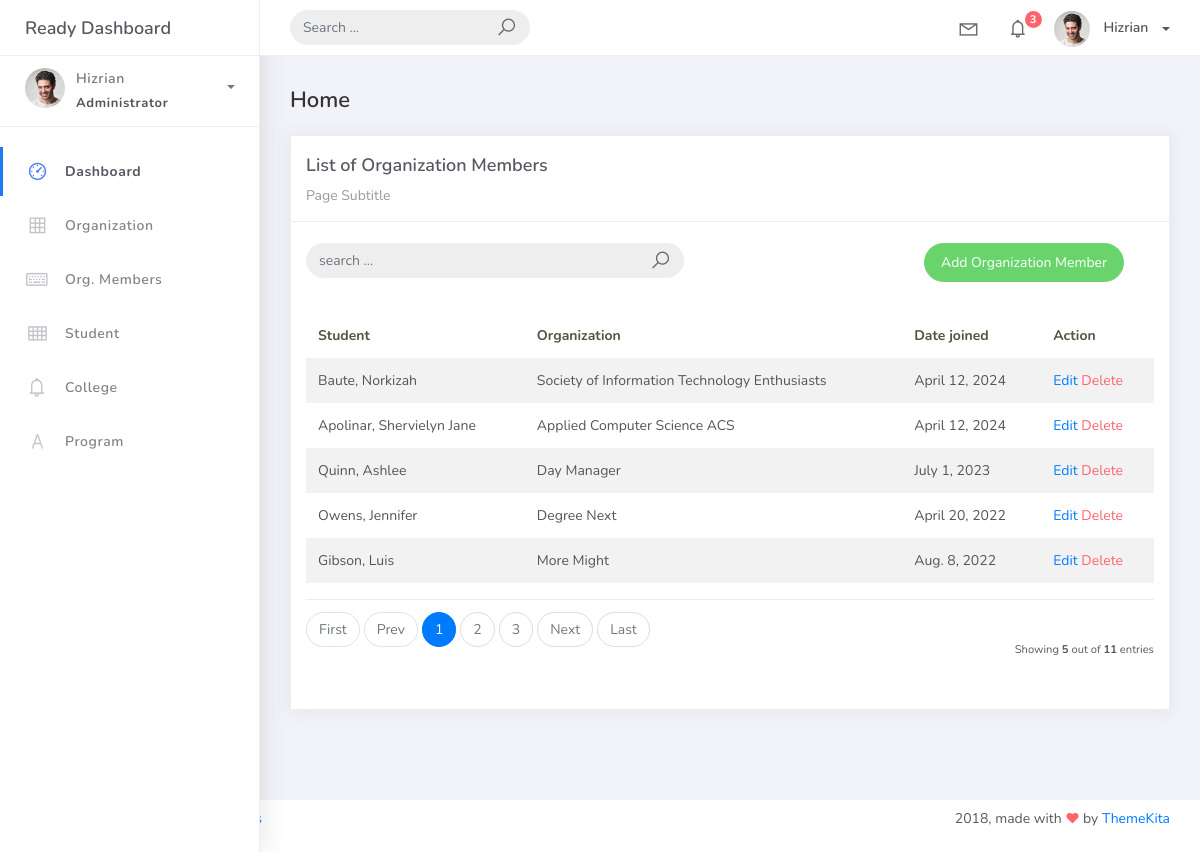
/organization_mem_list, run on the app's committed database.
### studentorg/models.py (models this page shows)
class BaseModel (models.Model):
    created_at = models.DateTimeField(auto_now_add=True, db_index=True)
    updated_at = models.DateTimeField (auto_now=True)
    class Meta:
        abstract = True

class OrgMember (BaseModel):
    student = models.ForeignKey (Student, on_delete=models.CASCADE)
    organization = models.ForeignKey (Organization, on_delete=models.CASCADE)
    date_joined = models.DateField()

class Student(BaseModel):
    student_id = models.CharField (max_length=15)
    lastname = models.CharField (max_length=25)
    firstname = models.CharField (max_length=25)
    middlename = models.CharField (max_length=25, blank=True, null=True)
    program = models.ForeignKey(Program, on_delete=models.CASCADE)
    def __str__(self):
        return f" {self.lastname}, {self.firstname}"

class Organization(BaseModel):
    name = models.CharField(max_length=250)
    college = models.ForeignKey (
        College, null=True, blank=True, on_delete=models.CASCADE)
    description = models.CharField(max_length=500)
    def __str__(self):
        return self.name

### studentorg/views.py (the view, shortened to what this page needs)
# urls.py: path('organization_mem_list', OrganizationMemberList.as_view(), name='organization-mem-list'),
class OrganizationMemberList(ListView):
    model = OrgMember
    context_object_name = 'home'
    template_name = 'org_mem_list.html'
    paginate_by = 5
    def get_queryset(self, *args, **kwargs):
        qs = super(OrganizationMemberList, self).get_queryset(*args, **kwargs)
        return qs

### templates/org_mem_list.html
{% extends 'base.html' %}
{% load static %}
{% block content %}
<div class="content">
    <div class="container-fluid">
        <h4 class="page-title">Home</h4>
        <div class="row">
            <div class="col-md-12">
                <div class="card">
                    <div class="card-header">
                        <div class="card-title">List of Organization Members</div>
                        <div class="card-category">Page Subtitle</div>
                    </div>
                    <br />
                    <div class="col-md-12 row">
                        <div class="col-md-6">
                            <form class="navbar-left navbar-form nav-search mr-md-3" action="{% url 'organization-mem-list' %}">
                                <div class="input-group">
                                    <input type="text" placeholder="search ..." class="form-control" name="q"/>
                                    <div class="input-group-append">
                                        <span class="input-group-text">
                                            <i class="la la-search search-icon"></i>
                                        </span>
                                    </div>
                                </div>
                            </form>
                        </div>
                        <div class="col-md-6">
                            <div class="pull-right">
                                <a href="{% url 'organization-mem-add' %}" class="btn btn-success btn-rounded">Add Organization Member</a>
                            </div>
                        </div>
                    </div>
                    <div class="card-body">
                        <table class="table table-striped mt-3">
                            <thead>
                                <tr>
                                    <th scope="col">Student</th>
                                    <th scope="col">Organization</th>
                                    <th scope="col">Date joined</th>
                                    <th scope="col">Action</th>
                                </tr>
                            </thead>
                            <tbody>
                                {% for object in object_list %}
                                <tr>
                                    <td>{{ object.student }}</td>
                                    <td>{{ object.organization}}</td>
                                    <td>{{ object.date_joined}}</td>
                                    <td>
                                        <a href="organization_mem_list/{{ object.id}}">Edit</a>
                                        <a href="organization_mem_list/{{ object.id }}/delete" class="text-danger">Delete</a>
                                    </td>
                                </tr>
                                {% empty %}
                                <tr>
                                    <td colspan="4" style="text-align: center">
                                    <p class="text-sm font-weight-bold mb-0">No Records Found</p>
                                    </td>
                                </tr>
                                {% endfor %}
                            </tbody>
                        </table>
                        {% include 'includes/pagination.html' %}
                    </div>
                </div>
            </div>
        </div>
    </div>
</div>
{% endblock %}

### templates/base.html (shortened to what this page needs)
{% load static %}
<!DOCTYPE html>
<html>
<head>
	<link rel="stylesheet" href="{% static 'css/bootstrap.min.css' %}">
	<link rel="stylesheet" href="{% static 'css/ready.css' %}">
	<link rel="stylesheet" href="{% static 'css/demo.css' %}">
</head>
<body>
	<div class="wrapper">
		<div class="main-header">
			<div class="logo-header">
				<a href="dashboard.html" class="logo">
					Ready Dashboard
				</a>
			</div>
			<nav class="navbar navbar-header navbar-expand-lg">
				<div class="container-fluid">
					<form class="navbar-left navbar-form nav-search mr-md-3" action="">
						<div class="input-group">
							<input type="text" placeholder="Search ..." class="form-control">
							<div class="input-group-append">
								<span class="input-group-text">
									<i class="la la-search search-icon"></i>
								</span>
							</div>
						</div>
					</form>
					<ul class="navbar-nav topbar-nav ml-md-auto align-items-center">
						<li class="nav-item dropdown hidden-caret">
							<a class="nav-link dropdown-toggle" href="#" id="navbarDropdown" role="button" data-toggle="dropdown" aria-haspopup="true" aria-expanded="false">
								<i class="la la-envelope"></i>
							</a>
						</li>
						<li class="nav-item dropdown hidden-caret">
							<a class="nav-link dropdown-toggle" href="#" id="navbarDropdown" role="button" data-toggle="dropdown" aria-haspopup="true" aria-expanded="false">
								<i class="la la-bell"></i>
								<span class="notification">3</span>
							</a>
						</li>
						<li class="nav-item dropdown">
							<a class="dropdown-toggle profile-pic" data-toggle="dropdown" href="#" aria-expanded="false"> <img src="{% static 'img/profile.jpg' %}" alt="user-img" width="36" class="img-circle">
								<span>Hizrian</span></span> </a>
							</li>
						</ul>
					</div>
				</nav>
			</div>
			<div class="sidebar">
				<div class="scrollbar-inner sidebar-wrapper">
					<div class="user">
						<div class="photo">
							<img src="{% static 'img/profile.jpg' %}">
						</div>
						<div class="info">
							<a class="" data-toggle="collapse" href="#collapseExample" aria-expanded="true">
								<span>
									Hizrian
									<span class="user-level">Administrator</span>
									<span class="caret"></span>
								</span>
							</a>
						</div>
					</div>
					<ul class="nav">
						<li class="nav-item active">
							<a href="{% url 'index' %}">
								<i class="la la-dashboard"></i>
								<p>Dashboard</p>
							</a>
						</li>
						<li class="nav-item">
							<a href="{% url 'organization-list' %}">
								<i class="la la-table"></i>
								<p>Organization</p>
							</a>
						</li>
						<li class="nav-item">
							<a href="{% url 'organization-mem-list' %}">
								<i class="la la-keyboard-o"></i>
								<p>Org. Members</p>
							</a>
						</li>
						<li class="nav-item">
							<a href="{% url 'student-list' %}">
								<i class="la la-th"></i>
								<p>Student</p>
							</a>
						</li>
						<li class="nav-item">
							<a href="{% url 'college-list' %}">
								<i class="la la-bell"></i>
								<p>College</p>
							</a>
						</li>
						<li class="nav-item">
							<a href="{% url 'program-list' %}">
								<i class="la la-font"></i>
								<p>Program</p>
							</a>
						</li>
					</ul>
				</div>
			</div>
			<div class="main-panel">
			    {% block content %}
			    {% endblock %}
			</div>
				<footer class="footer">
					<div class="container-fluid">
						<nav class="pull-left">
							<ul class="nav">
								<li class="nav-item">
									<a class="nav-link" href="http://www.themekita.com">
									</a>
								</li>
								<li class="nav-item">
									<a class="nav-link" href="#">
									</a>
								</li>
								<li class="nav-item">
									<a class="nav-link" href="https://themewagon.com/license/#free-item">
									</a>
								</li>
							</ul>
						</nav>
						<div class="copyright ml-auto">
							2018, made with <i class="la la-heart heart text-danger"></i> by <a href="http://www.themekita.com">ThemeKita</a>
						</div>
					</div>
				</footer>
			</div>
</body>
</html>

### templates/includes/pagination.html (shortened to what this page needs)
{% if is_paginated %}
<div class="card-footer px-0 border-0 d-flex flex-column flex-lg-row align-items-center justify-content-between mt-3">
    <nav aria-label="Topics pagination" class="mb-4">
        <ul class="pagination">
            {% if page_obj.number > 1 %}
            <li class="page-item">
                <a class="page-link" href="?page=1">First</a>
            </li>
            {% else %}
            <li class="page-item disabled">
                <span class="page-link">First</span>
            </li>
            {% endif %} {% if page_obj.has_previous %}
            <li class="page-item">
                <a class="page-link" href="?page={{ page_obj.previous_page_number }}">Prev</a>
            </li>
            {% else %}
            <li class="page-item disabled">
                <span class="page-link">Prev</span>
            </li>
            {% endif %} {% for page_num in paginator.page_range %} {% if page_obj.number == page_num %}
            <li class="page-item active">
                <span class="page-link">
                    {{ page_num }}
                </span>
            </li>
            {% elif page_num > page_obj.number|add:'-3' and page_num < page_obj.number|add:'3' %}
            <li class="page-item">
                <a class="page-link" href="?page={{ page_num }}">{{ page_num }}</a>
            </li>
            {% endif %}
            {% endfor %}
            {% if page_obj.has_next %}
            <li class="page-item">
                <a class="page-link" href="?page={{ page_obj.next_page_number }}">Next</a>
            </li>
            {% else %}
            <li class="page-item disabled">
                <span class="page-link">Next</span>
            </li>
            {% endif %}
            {% if page_obj.number != paginator.num_pages %}
            <li class="page-item">
                <a class="page-link" href="?page={{ paginator.num_pages }}">Last</a>
            </li>
            {% else %}
            <li class="page-item disabled">
                <span class="page-link">Last</span>
            </li>
            {% endif %}
        </ul>
    </nav>
    <div class="fw-normal small mt-4 mt-lg-0">Showing <b>{{ object_list.count }}</b> out of <b>{{ paginator.count }}</b> entries</div>
</div>
{% endif %}

### data on the page
OrgMember: student "Baute, Norkizah", organization "Society of Information Technology Enthusiasts", date_joined "April 12, 2024"
OrgMember: student "Apolinar, Shervielyn Jane", organization "Applied Computer Science ACS", date_joined "April 12, 2024"
OrgMember: student "Quinn, Ashlee", organization "Day Manager", date_joined "July 1, 2023"
OrgMember: student "Owens, Jennifer", organization "Degree Next", date_joined "April 20, 2022"
OrgMember: student "Gibson, Luis", organization "More Might", date_joined "Aug. 8, 2022"

### other printed values
{{ page_num }} "1"
{{ page_num }} "2" "3"
{{ object_list.count }} "5"
{{ paginator.count }} "11"
